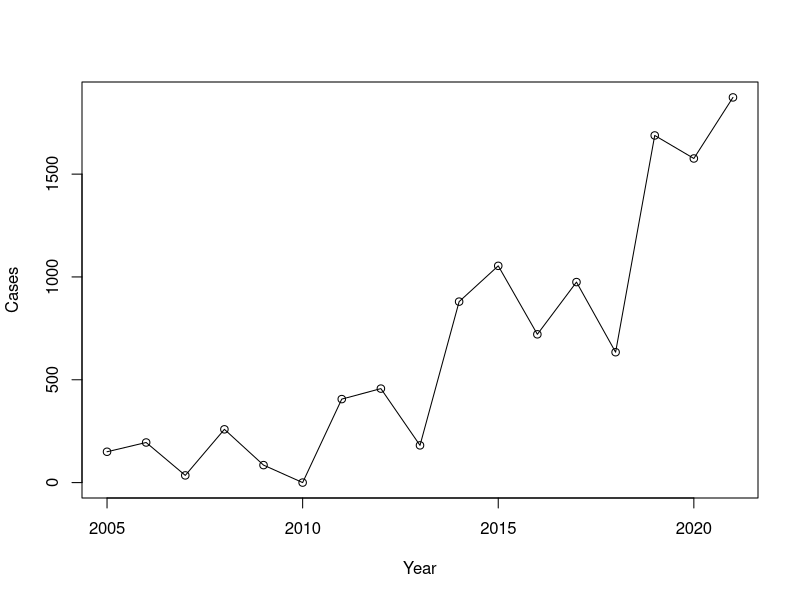
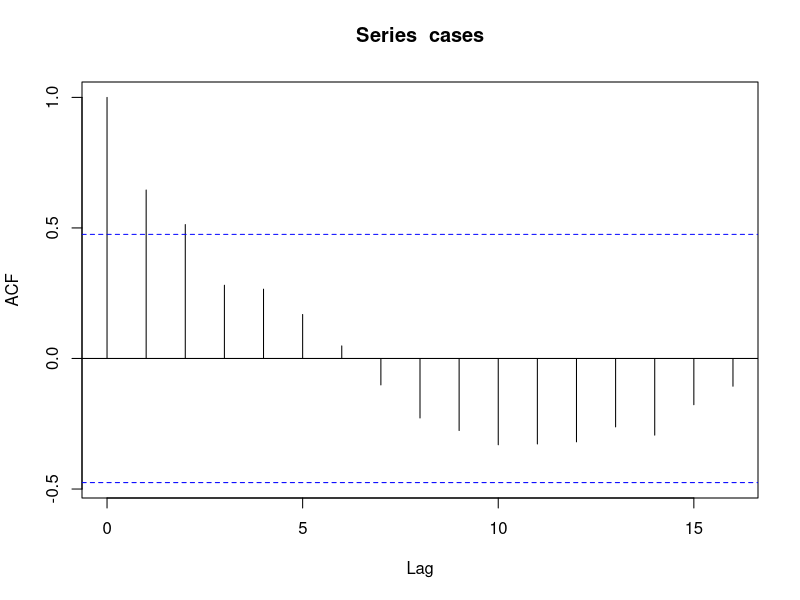
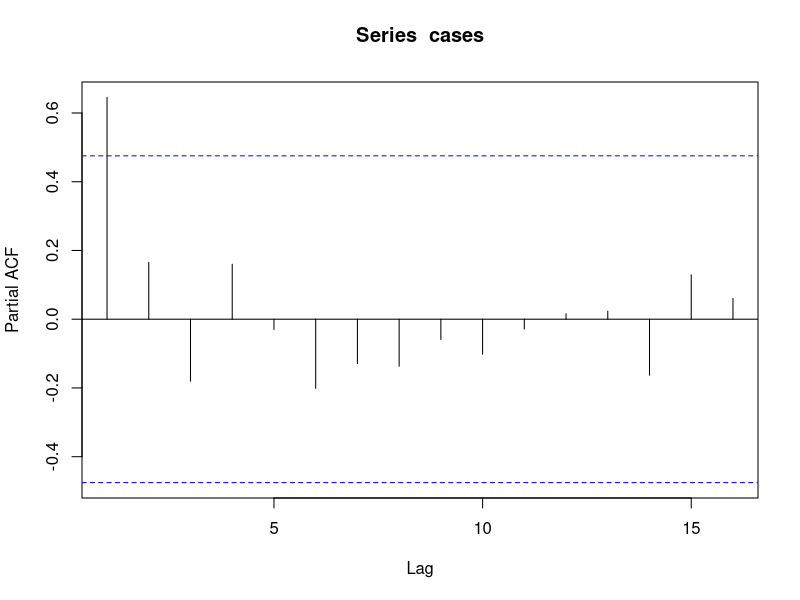
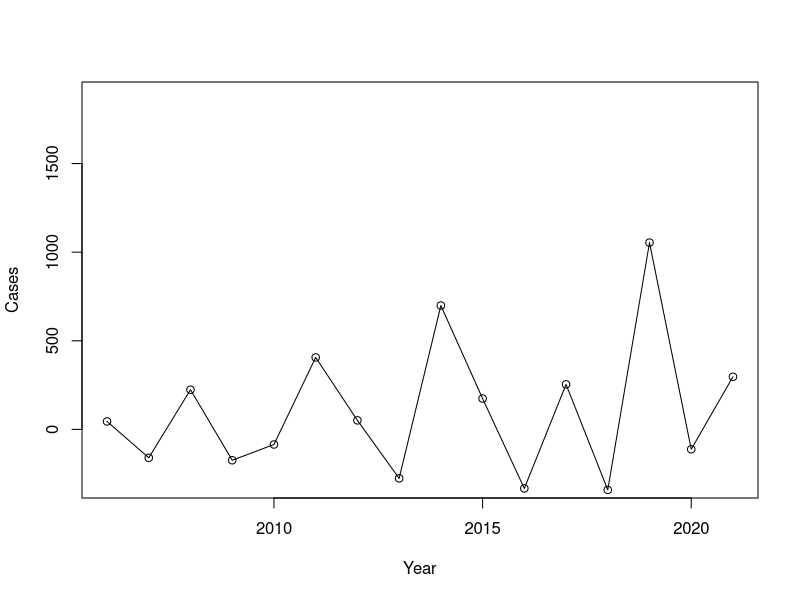
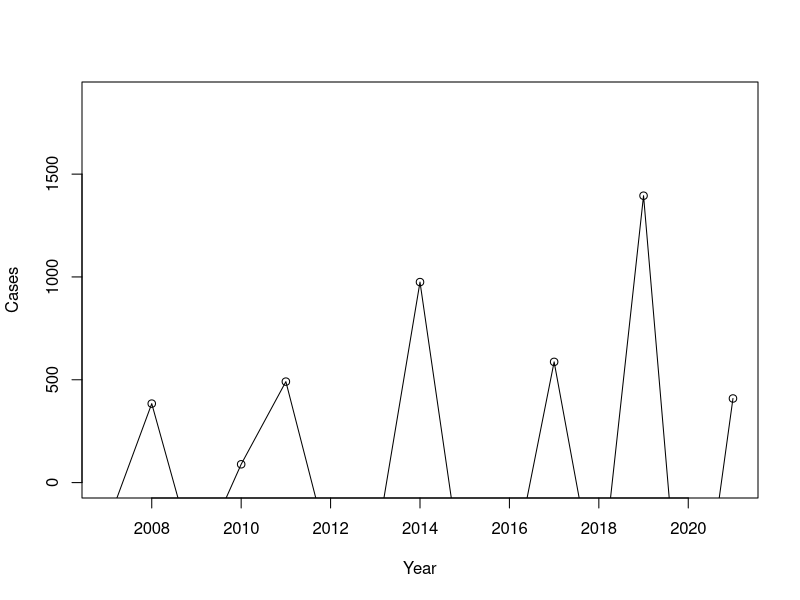
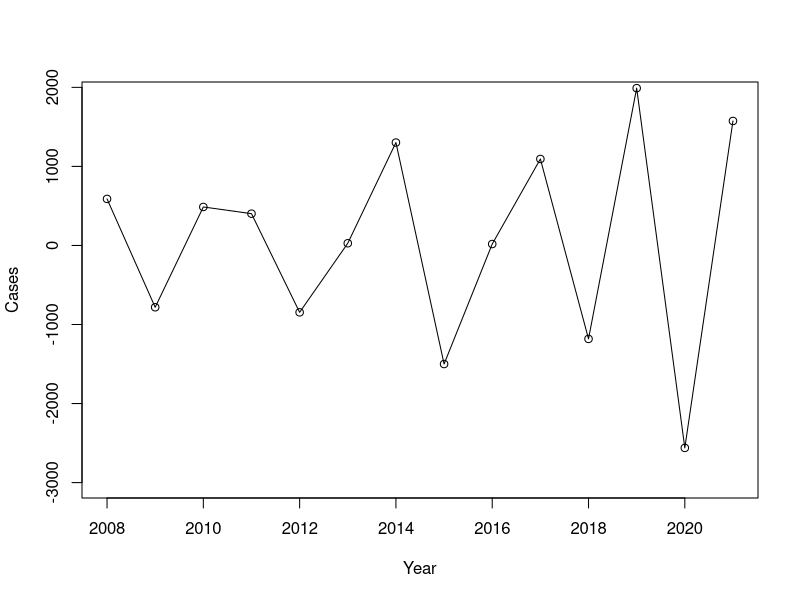
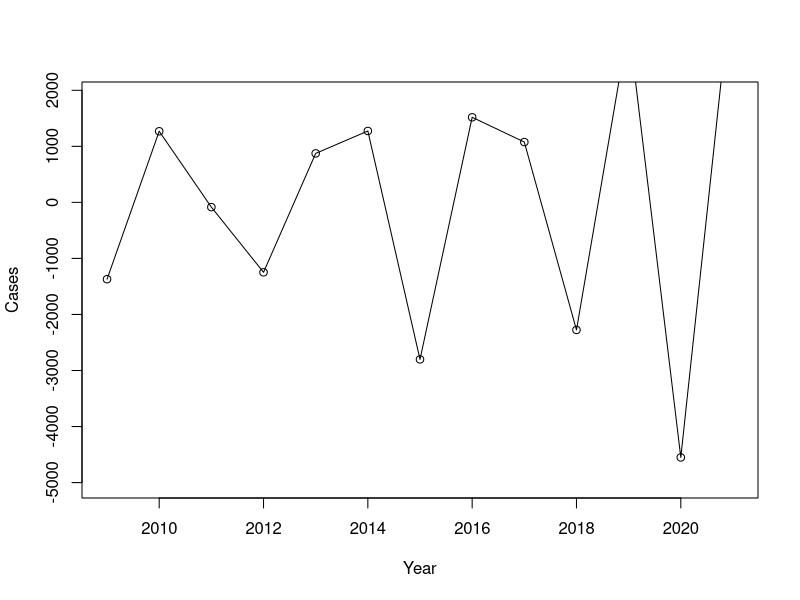
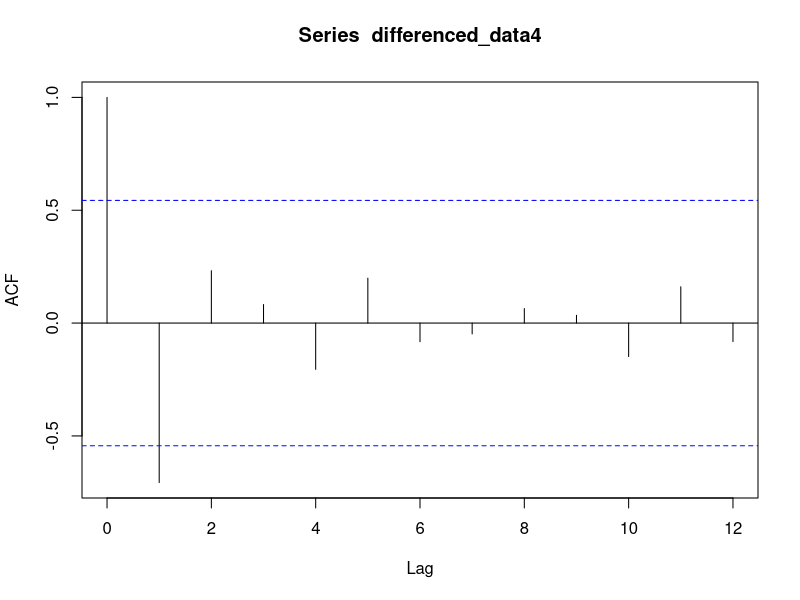

R code for these plots, in order: (Note: this script raises an error after producing the figures.)
library(tidyverse)   # For data manipulation
library(ggplot2)     # For data visualization
library(forecast)    # For time series forecasting and ARIMA
library(tseries)

data <- read.csv("data/data.csv")
data

cases <- data$Reported.cases.Leishmaniasis
cases
yearz <- 2005:2021
yearz

#Time series plot
windows(width = 8, height = 6)

plot(yearz, cases, xlim = c(2005, 2021), ylim = c(0, max(cases)), type = "o", xlab = "Year", ylab = "Cases")

#Plotting ACF and PACF
acf(cases, lag.max = 100)

pacf(cases, lag.max = 100)


differenced_data1 <- diff(cases, 1,1)
differenced_data1
yearz <- 2006:2021
yearz


plot(yearz, differenced_data1, xlim = c(2006, 2021), ylim = c(-300, max(cases)), type = "o", xlab = "Year", ylab = "Cases")


differenced_data2 <- diff(cases, 1,2)
differenced_data2
length(differenced_data2)

yearz <- 2007:2021
yearz
plot(yearz, differenced_data2, xlim = c(2007, 2021), ylim = c(min(cases), max(cases)), type = "o", xlab = "Year", ylab = "Cases")

differenced_data3 <- diff(cases, 1,3)
differenced_data3
length(differenced_data3)



yearz <- 2008:2021
yearz

plot(yearz, differenced_data3, xlim = c(2008, 2021), ylim = c(-3000, max(cases)), type = "o", xlab = "Year", ylab = "Cases")

adf_test <- adf.test(differenced_data3)
adf_test



differenced_data4 <- diff(cases, 1,4)
differenced_data4
length(differenced_data4)

yearz <- 2009:2021
yearz
plot(yearz, differenced_data4, xlim = c(2009, 2021), ylim = c(-5000, max(cases)), type = "o", xlab = "Year", ylab = "Cases")

adf_test <- adf.test(differenced_data4)
adf_test



#If your data is not stationary, apply differencing to make it stationary.
original_data <- cases
order_of_differencing <- 0
adf_p_value <- 1

while (adf_p_value >= 0.05) {  # Check for stationarity using ADF test
  if (order_of_differencing > 0) {
    differenced_data <- diff(original_data, differences = order_of_differencing)
  } else {
    differenced_data <- original_data
  }
  
  adf_result <- adf.test(differenced_data)
  adf_p_value <- adf_result$p.value
  
  if (adf_p_value >= 0.05) {
    order_of_differencing <- order_of_differencing + 1
    original_data <- differenced_data
  }
}

cat("Order of differencing:", order_of_differencing, "\n")
cat("Final ADF p-value:", adf_p_value, "\n")






acf(differenced_data4, lag.max=100)
pacf(differenced_data4, lag.max=100)



#model 1 ARIMA(0,4,1)
fit1 = arima(cases, order = c(0,4,1))
tsdiag(fit1)
summary(fit1)

#model 2 ARIMA(1,4,0)

fit2 = arima(cases, order = c(1,4,0))
tsdiag(fit2)
summary(fit2)


#model 3 auto
library(forecast)
fit3 = auto.arima(cases)
tsdiag(fit3)
summary(fit3)



#Conclusion

x_limits <- c(2005, 2024)
length(x_limits)
length(yearz)

plot(yearz, cases, xlim =x_limits , ylim = c(-5000, 8000), type = "o", xlab = "Year", ylab = "Cases")
lines(yearz, cases, type="l" )
lines(yearz, cases-fit1$residuals, type="l", col="red")




# forecast for 3 steps ahead
forecast = predict(fit1, n.ahead=3)
forecast
forecasted_values <- forecast$pred
forecasted_values

# Ensure you have the last observed value from your original time series
last_observed_value <- cases[length(cases)]
last_observed_value

# Initialize a vector to store recovered predictions
recovered_predictions <- numeric(length(forecasted_values))
recovered_predictions

# Reverse the differencing operation
for (i in 1:length(forecasted_values)) {
  recovered_predictions[i] <- last_observed_value + forecasted_values[i]
  last_observed_value <- recovered_predictions[i]
}
recovered_predictions
# Now, 'recovered_predictions' contains the predictions in the original scale

forecasted_years <- 2022:2024
lines(forecasted_years, recovered_predictions, type = "o", col = "red")
lines(forecasted_years, recovered_predictions-1.96*forecast$se, col="blue")
lines(forecasted_years, recovered_predictions+1.96*forecast$se, col="blue")
# Customize the x-axis ticks to increment by 1
axis(1, at = seq(2005, 2024, by = 1))





























